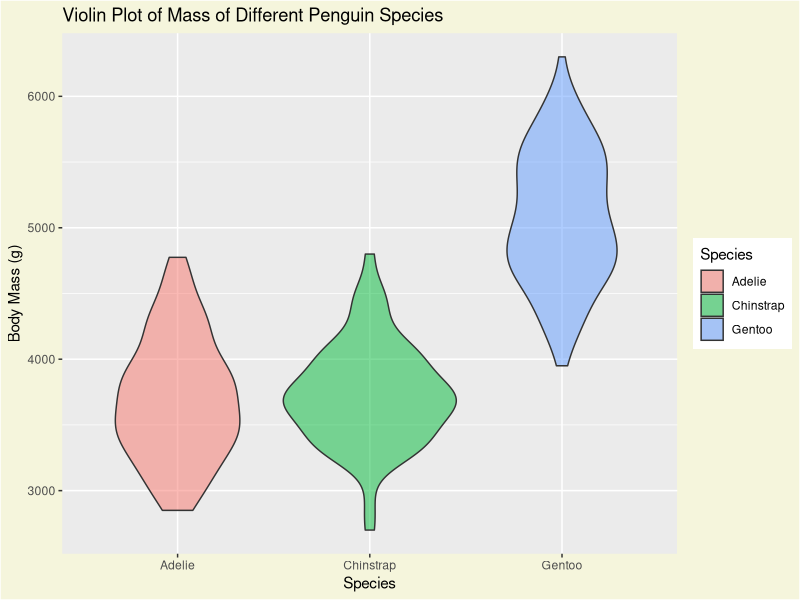

Reproduce this figure in R.
## ---- chunk 1
knitr::opts_chunk$set(echo = TRUE)
library(tidyverse)
library(palmerpenguins)
## ---- chunk 2
ggplot(penguins, aes(x = species, y = body_mass_g)) +
  geom_violin(aes(fill = species),
              alpha = 0.5) + 
  theme_grey() +
  labs(title = "Violin Plot of Mass of Different Penguin Species", 
       x = "Species", 
       y = "Body Mass (g)", 
       fill = "Species") +
  theme(
    plot.background = element_rect(fill = "beige")
  )
